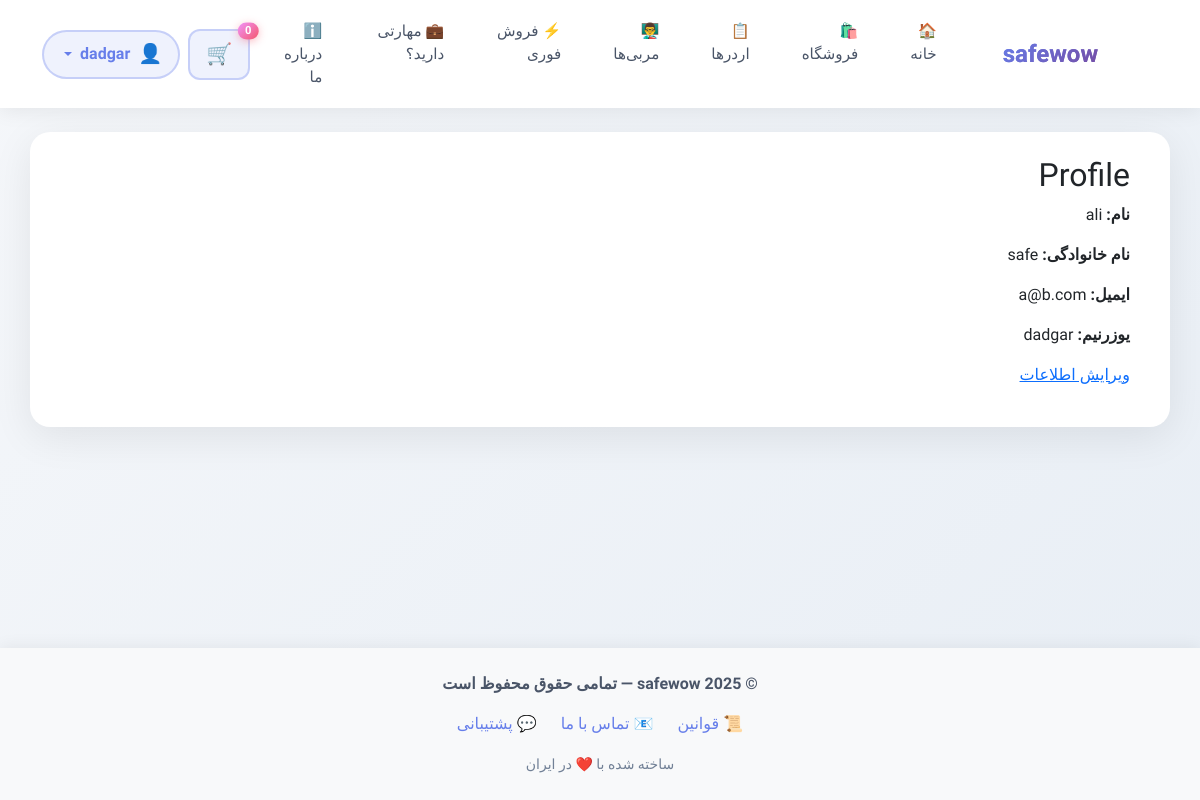
The page /account/profile/ (signed in) on the database its author committed.
### account/models.py (models this page shows, shortened)
class User(AbstractUser):
    email = models.EmailField('Email Address', unique=True)
    phone = models.CharField('Phone Number', max_length=15)
    discord_id = models.CharField('Discord ID', max_length=255)
    last_activation_email_sent = models.DateTimeField(null=True, blank=True)

### account/views.py (the view)
# urls.py: path("profile/", views.ProfileView.as_view(), name="profile"),
@method_decorator(login_required, name="dispatch")
class ProfileView(View):
    def get(self, request):
        return render(request, "account/profile.html")

### account/templates/account/profile.html
{% extends 'base.html' %}
{% block content %}
<h2>Profile</h2>
<p><strong>نام:</strong> {{ request.user.first_name }}</p>
<p><strong>نام خانوادگی:</strong> {{ request.user.last_name }}</p>
<p><strong>ایمیل:</strong> {{ request.user.email }}</p>
<p><strong>یوزرنیم:</strong> {{ request.user.username }}</p>
<a href="{% url 'account:profile_edit' %}">ویرایش اطلاعات</a>
{% endblock %}

### templates/bits/header.html (shortened to what this page needs)
<nav class="navbar navbar-expand-lg navbar-light sticky-top">
    <div class="container">
        <a class="navbar-brand d-flex align-items-center" href="#">
            <span class="brand-icon me-2">🛡️</span>
            <span class="brand-text">safewow</span>
        </a>
        <div class="collapse navbar-collapse" id="mainNavbar">
            <ul class="navbar-nav mx-auto mb-2 mb-lg-0">
                <li class="nav-item">
                    <a class="nav-link px-3" href="{% url 'core:home' %}">🏠 خانه</a>
                </li>
                <li class="nav-item">
                    <a class="nav-link px-3" href="{% url 'shop:product_list' %}">🛍️ فروشگاه</a>
                </li>
                <li class="nav-item">
                    <a class="nav-link px-3" href="{% url 'core:orders' %}">📋 اردرها</a>
                </li>
                <li class="nav-item">
                    <a class="nav-link px-3" href="{% url 'core:coach_list' %}">👨‍🏫 مربی‌ها</a>
                </li>
                <li class="nav-item">
                    <a class="nav-link px-3" href="{% url 'core:fast_sell' %}">⚡ فروش فوری</a>
                </li>
                <li class="nav-item">
                    <a class="nav-link px-3" href="{% url 'core:coach_register' %}">💼 مهارتی دارید؟</a>
                </li>
                <li class="nav-item">
                    <a class="nav-link px-3" href="{% url 'core:about' %}">ℹ️ درباره ما</a>
                </li>
            </ul>
            <div class="d-flex align-items-center gap-2">
                <a href="{% url 'shop:cart_show' %}" class="btn btn-cart position-relative">
                    🛒
                    <span class="cart-badge position-absolute top-0 start-100 translate-middle badge rounded-pill">
                        <span id="cart-count">{{ request.session.cart|length }}</span>
                    </span>
                </a>
                {% if not request.user.is_authenticated %}
                    <a href="{% url 'login' %}" class="btn btn-gradient px-4">
                        ورود / ثبت‌نام
                    </a>
                {% else %}
                    <div class="dropdown">
                        <button class="btn btn-user dropdown-toggle d-flex align-items-center gap-2" data-bs-toggle="dropdown">
                            <span class="user-avatar">👤</span>
                            <span class="d-none d-md-inline">{{ request.user.username }}</span>
                        </button>
                    </div>
                {% endif %}
            </div>
        </div>
    </div>
</nav>

### templates/base.html (style rules this page uses)
* { font-family: 'Vazirmatn', sans-serif; }
body { background: linear-gradient(135deg, #f5f7fa 0%, #e8eef5 100%); min-height: 100vh; }
.navbar { background: rgba(255, 255, 255, 0.98) !important; backdrop-filter: blur(10px); box-shadow: 0 2px 15px rgba(0,0,0,0.06); }
.navbar-brand { font-weight: 700; font-size: 1.5rem; background: linear-gradient(135deg, #667eea 0%, #764ba2 100%); -webkit-background-clip: text; -webkit-text-fill-color: transparent; background-clip: text; }
.nav-link { font-weight: 500; color: #4a5568 !important; transition: all 0.3s ease; margin: 0 10px; }

### templates/bits/header.html (style rules this page uses)
.navbar { padding: 12px 0; background: rgba(255, 255, 255, 0.98) !important; backdrop-filter: blur(10px); box-shadow: 0 2px 20px rgba(0, 0, 0, 0.08); }
.brand-icon { font-size: 1.8rem; filter: drop-shadow(0 2px 4px rgba(102, 126, 234, 0.4)); animation: pulse 2s ease-in-out infinite; }
.brand-text { font-weight: 700; font-size: 1.5rem; background: linear-gradient(135deg, #667eea 0%, #764ba2 100%); -webkit-background-clip: text; -webkit-text-fill-color: transparent; background-clip: text; }
.nav-link { font-weight: 500; color: #4a5568 !important; transition: all 0.3s ease; border-radius: 12px; position: relative; font-size: 0.95rem; }
.btn-cart { background: rgba(102, 126, 234, 0.1); border: 2px solid rgba(102, 126, 234, 0.3); border-radius: 12px; padding: 8px 16px; font-size: 1.3rem; transition: all 0.3s ease; position: relative; }
.cart-badge { background: linear-gradient(135deg, #f093fb 0%, #f5576c 100%); color: white; font-size: 0.7rem; padding: 3px 7px; font-weight: 600; box-shadow: 0 2px 8px rgba(245, 87, 108, 0.4); }
.btn-user { background: rgba(102, 126, 234, 0.1); border: 2px solid rgba(102, 126, 234, 0.3); border-radius: 25px; padding: 8px 16px; font-weight: 600; color: #667eea !important; transition: all 0.3s ease; }
.user-avatar { font-size: 1.2rem; }

### rows shown on the page
User: user.username "dadgar", user.first_name "ali", user.last_name "safe", user.email "a@b.com"

### other values the page prints
{{ request.session.cart|length }} "0"
